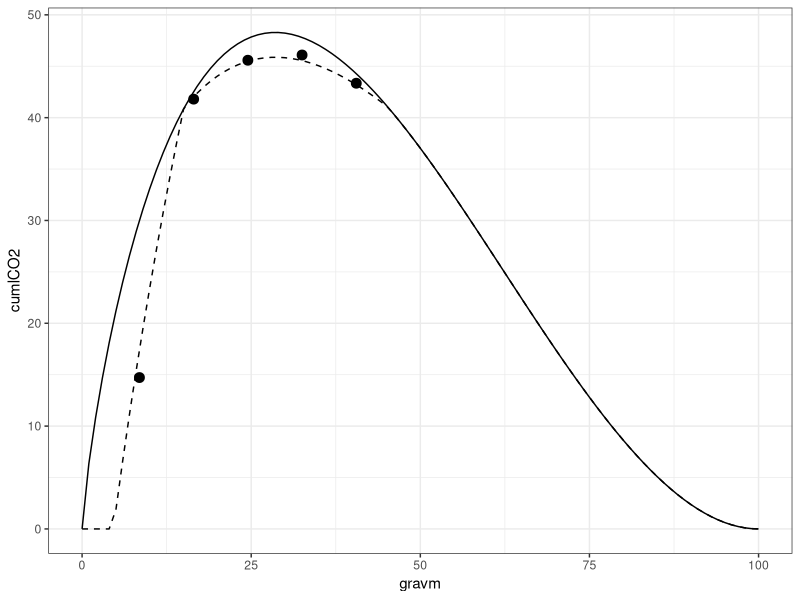
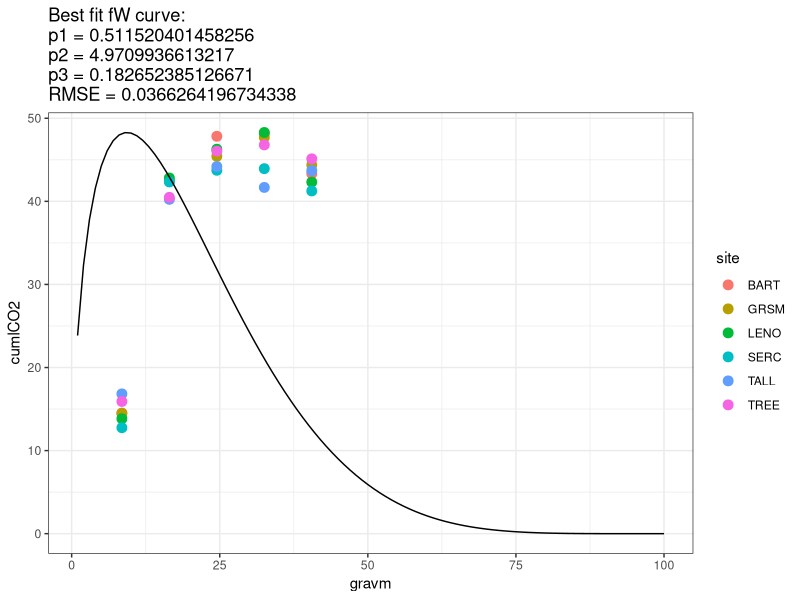
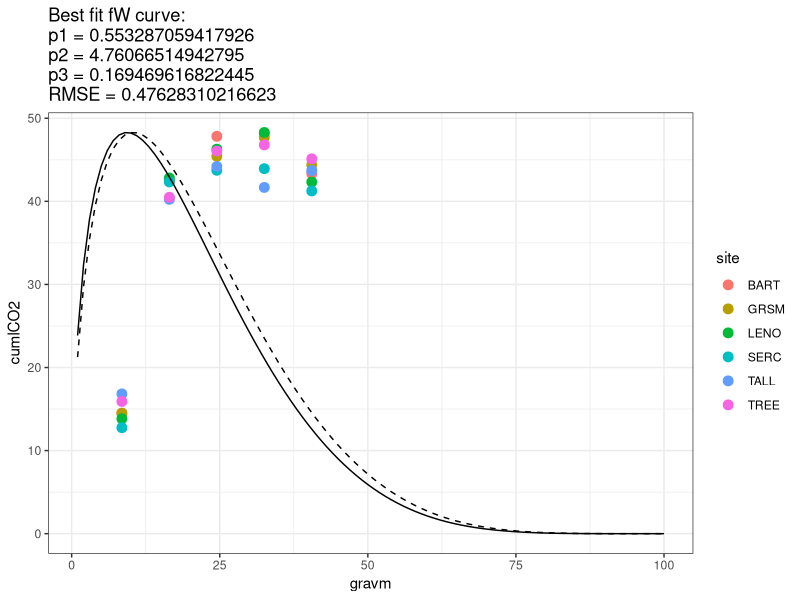

Reproduce these figures in R, in order.
library(dplyr)
library(ggplot2)

setwd("C:/github/MIMICS_STODE")

# Pull in raw data from incubation experiment
lab_data <- read.csv("Example_simulations/Data/MSBio_moisture_control_data.csv")

plot_fW_curve <- function(fW_p1, fW_p2, o_threshold, o_spread, d_threshold, d_strength){

  # Build fW curve from 0-100 grav moisture
  df <- data.frame(theta = 0, fW = 0, fW_mod = 0, fW_mod2 = 0)
  for(i in 1:100){
    theta_liq  <- i/100
    theta_frzn = 0
    air_filled_porosity = max(0.0, 1.0-theta_liq-theta_frzn)
  
    f <- function(x, p1, p2) {x^p1 * (1-x)^p2}
    fW_p3 <- optimize(f, interval=c(0.01,1), p1=fW_p1, p2=fW_p2, maximum = T)$objective
  
    #fW = (theta_liq^3 * air_filled_porosity^2.5)/0.022600567942709
    fW = (theta_liq^fW_p1 * air_filled_porosity^fW_p2)/fW_p3
 
    # optimum breadth modifier
    fW_mod <- ifelse(fW > o_threshold, o_threshold + (fW-o_threshold)/o_spread, fW)
    
    # dry threshold adjustment
    fW_mod <- ifelse(theta_liq < d_threshold, fW_mod - (d_threshold-theta_liq) * d_strength, fW_mod)

    # zero adjustment
    fW_mod <- ifelse(fW_mod < 0, 0, fW_mod)
        
    df[i+1,1] <- i
    df[i+1,2] <- fW
    df[i+1,3] <- fW_mod
  }
  
  # Plot fW curve vs. lab data
  ggplot(lab_data %>% group_by(gravm) %>% summarise(cumlCO2 = mean(cumlCO2)),
                                                    aes(y=cumlCO2, x=gravm)) + geom_point(aes(group=gravm), size=3) +
    theme_bw() +
    geom_line(data=df, aes(x=theta, y=fW*max(lab_data$cumlCO2))) +
    geom_line(data=df, aes(x=theta, y=fW_mod*max(lab_data$cumlCO2)), linetype="dashed") +
    #geom_line(aes(group=site, color=site)) +
    ylim(0, max(lab_data$cumlCO2))
}

#fW_p1, fW_p2, o_threshold, o_spread, d_threshold, d_strength
plot_fW_curve(0.8, 2, 0.85, 1.5, 0.15, 4)


# create a function to fit the fW curve to the lab data

try_fW_curve <- function(n){

  #!!! HARD CODED DATAFRAME !!!
  target_data <- lab_data %>% 
                 filter(gravm < 12) %>%
                 group_by(gravm) %>% 
                 summarise(mean_cumlCO2 = mean(cumlCO2))

  # Set random curve parameters
  fW_p1 = runif(1, 0.5, 3)
  fW_p2 = runif(1, 1, 5)
  f <- function(x, p1, p2) {(x^p1 * (1-x)^p2)}
  fW_p3 <- optimize(f, interval=c(0.01,1), p1=fW_p1, p2=fW_p2, maximum = T)$objective
  
  # Get fW curve points at moisture intervals
  df <- NULL
  for(i in 1:nrow(target_data)){
    theta_liq  <- unique(target_data$gravm)[i]/100
    theta_frzn = 0
    air_filled_porosity = max(0.0, 1.0-theta_liq-theta_frzn)
    fW = (theta_liq^fW_p1 * air_filled_porosity^fW_p2)/fW_p3 
    
    # append to list
    df$fW[i] = fW
  }
  
  threshold = runif(1, 0.8, 0.94)
  spread = runif(1, 1.2, 2)
  df$fW_mod <- ifelse(df$fW > threshold, threshold + (df$fW-threshold)/spread , df$fW)
  
  trial_data = target_data %>% mutate(fW = df$fW * max(target_data$mean_cumlCO2)) %>%
               mutate(fW_mod = df$fW_mod * max(target_data$mean_cumlCO2))
  
  # get root mean square error
  rmse = sqrt(mean((trial_data$mean_cumlCO2 - trial_data$fW)^2))
  rmse_mod = sqrt(mean((trial_data$mean_cumlCO2 - trial_data$fW_mod)^2))
  
  return(data.frame(n = n,
                    p1 = fW_p1,
                    p2 = fW_p2,
                    p3 = fW_p3,
                    threshold = threshold,
                    spread = spread,
                    RMSE = rmse,
                    RMSE_mod = rmse_mod))  
}

#######################################################
### Parallelize fitting the fW curve to the lab data ###

# In parallel, try fitting the fW curve to the lab data 1000 times
library(purrr)
library(furrr)
furrr_options(seed=TRUE)

# Build a list with 1000 elements
run_n = 4000
run_list <- lapply(seq(1, run_n), function(x) x)

print(paste0("Start time: ", Sys.time()))
start_time <- Sys.time()

fW_trials <- future_map(run_list, try_fW_curve, .progress = TRUE) %>% bind_rows() 

wall_time <- Sys.time() - start_time
print(paste0("Wall time: ", as.character(wall_time)))

# Release CPU cores
plan(sequential)
nbrOfWorkers()

# Clean up memory
gc()


#######################################################
### PLOT BEST FIT ###

# Find the best fit
best_fit <- fW_trials %>% filter(RMSE == min(RMSE))

# Set best fit curve parameters
fW_p1 = best_fit$p1
fW_p2 = best_fit$p2
f <- function(x, p1, p2) {x^p1 * (1-x)^p2}
fW_p3 <- optimize(f, interval=c(0.01,1), p1=fW_p1, p2=fW_p2, maximum = T)$objective

# Get fW curve points at moisture intervals
fW_curve = NULL
for(i in 1:100){
  theta_liq  <- i/100
  theta_frzn = 0
  air_filled_porosity = max(0.0, 1.0-theta_liq-theta_frzn)
  fW = (theta_liq^fW_p1 * air_filled_porosity^fW_p2)/fW_p3

  fW_curve <- rbind(fW_curve, data.frame(theta = theta_liq, fW = fW))
}

# Plot best fit fW curve vs. lab data
ggplot(lab_data, aes(y=cumlCO2, x=gravm)) + geom_point(aes(group=moisture.trt, color=site), size=3) +
  theme_bw() +
  geom_line(data=fW_curve, aes(x=theta*100, y=fW*max(lab_data$cumlCO2))) +
  #geom_line(aes(group=site, color=site)) +
  ggtitle(paste0("Best fit fW curve: \np1 = ", fW_p1, "\np2 = ", fW_p2, "\np3 = ", fW_p3, "\nRMSE = ", best_fit$RMSE))

# Save best fit parameters
#write.csv(best_fit, "best_fit_fW_curve_params.csv", row.names=FALSE)

# Save best fit curve
#write.csv(df, "best_fit_fW_curve.csv", row.names=FALSE)

# Save best fit curve plot
#ggsave("best_fit_fW_curve.png")


### Plot best fit for RMSE_mod
best_fit_mod <- fW_trials %>% filter(RMSE_mod == min(RMSE_mod))

# Set best fit curve parameters
fW_p1 = best_fit_mod$p1
fW_p2 = best_fit_mod$p2
f <- function(x, p1, p2) {x^p1 * (1-x)^p2}
fW_p3 <- optimize(f, interval=c(0.01,1), p1=fW_p1, p2=fW_p2, maximum = T)$objective

# Get fW curve points at moisture intervals
fW_mod_curve = NULL
for(i in 1:100){
  theta_liq  <- i/100
  theta_frzn = 0
  air_filled_porosity = max(0.0, 1.0-theta_liq-theta_frzn)
  fW = (theta_liq^fW_p1 * air_filled_porosity^fW_p2)/fW_p3

  fW_mod_curve <- rbind(fW_mod_curve, data.frame(theta = theta_liq, fW_mod = fW))
}

# Apply mod
threshold = best_fit_mod$threshold
spread = best_fit_mod$spread
fW_curve$fW_mod <- ifelse(fW_curve$fW > threshold, threshold + (fW_curve$fW-threshold)/spread , fW_curve$fW)

# Plot best fit fW curve vs. lab data
ggplot(lab_data, aes(y=cumlCO2, x=gravm)) + geom_point(aes(group=moisture.trt, color=site), size=3) +
  theme_bw() +
  geom_line(data=fW_curve, aes(x=theta*100, y=fW*max(lab_data$cumlCO2))) +
  geom_line(data=fW_mod_curve, aes(x=theta*100, y=fW_mod*max(lab_data$cumlCO2)), linetype="dashed") +
  #geom_line(aes(group=site, color=site)) +
  ggtitle(paste0("Best fit fW curve: \np1 = ", fW_p1, "\np2 = ", fW_p2, "\np3 = ", fW_p3, "\nRMSE = ", best_fit_mod$RMSE_mod))
